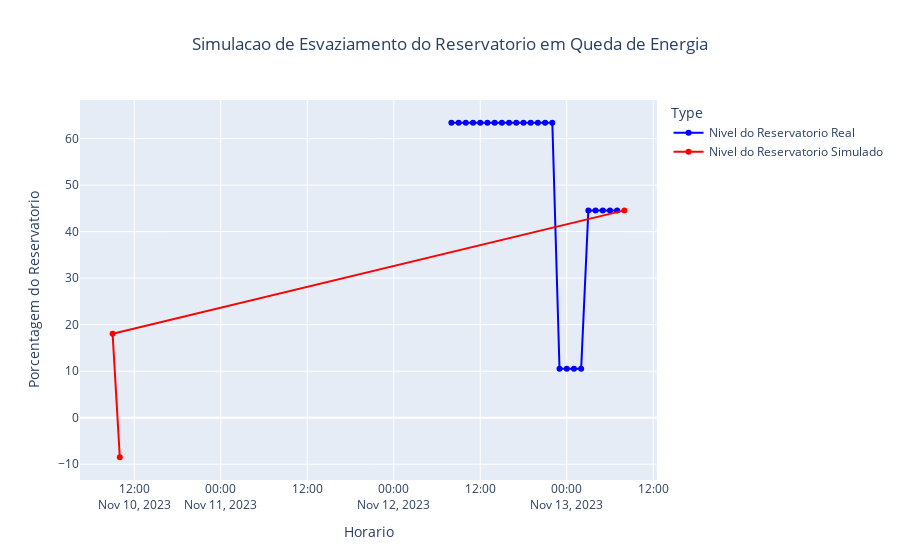

Notebook code cell kept with this figure:
### Code cell
fig = create_question_5_plot(df)
fig.show()

### Figure 1 — Plotly figure (JSON) as saved in the notebook; plotly's stock layout.template omitted (floating-point values rounded to 4 significant figures)
{"data": [{"line": {"color": "blue"}, "mode": "lines+markers", "name": "Nivel do Reservatorio Real", "type": "scatter", "x": ["2023-11-12T08:00:00", "2023-11-12T09:00:00", "2023-11-12T10:00:00", "2023-11-12T11:00:00", "2023-11-12T12:00:00", "2023-11-12T13:00:00", "2023-11-12T14:00:00", "2023-11-12T15:00:00", "2023-11-12T16:00:00", "2023-11-12T17:00:00", "2023-11-12T18:00:00", "2023-11-12T19:00:00", "2023-11-12T20:00:00", "2023-11-12T21:00:00", "2023-11-12T22:00:00", "2023-11-12T23:00:00", "2023-11-13T00:00:00", "2023-11-13T01:00:00", "2023-11-13T02:00:00", "2023-11-13T03:00:00", "2023-11-13T04:00:00", "2023-11-13T05:00:00", "2023-11-13T06:00:00", "2023-11-13T07:00:00"], "y": [63.4, 63.4, 63.4, 63.4, 63.4, 63.4, 63.4, 63.4, 63.4, 63.4, 63.4, 63.4, 63.4, 63.4, 63.4, 10.5, 10.5, 10.5, 10.5, 44.56, 44.56, 44.56, 44.56, 44.56]}, {"line": {"color": "red"}, "mode": "lines+markers", "name": "Nivel do Reservatorio Simulado", "type": "scatter", "x": ["2023-11-13T08:00:00", "2023-11-10T09:00:00", "2023-11-10T10:00:00"], "y": [44.56, 18.03, -8.497]}], "layout": {"legend": {"title": {"text": "Type"}}, "title": {"text": "Simulacao de Esvaziamento do Reservatorio em Queda de Energia", "x": 0.5, "xanchor": "center"}, "xaxis": {"title": {"text": "Horario"}}, "yaxis": {"title": {"text": "Porcentagem do Reservatorio"}}}}
